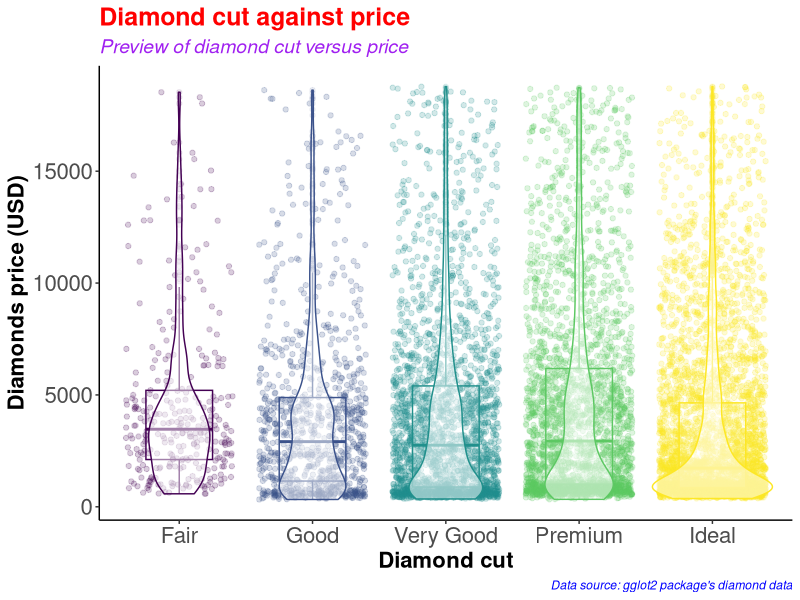
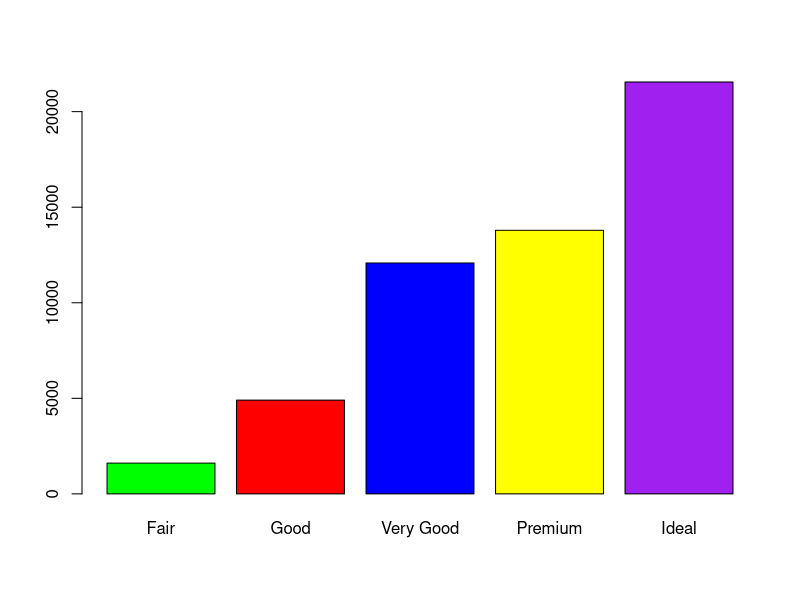
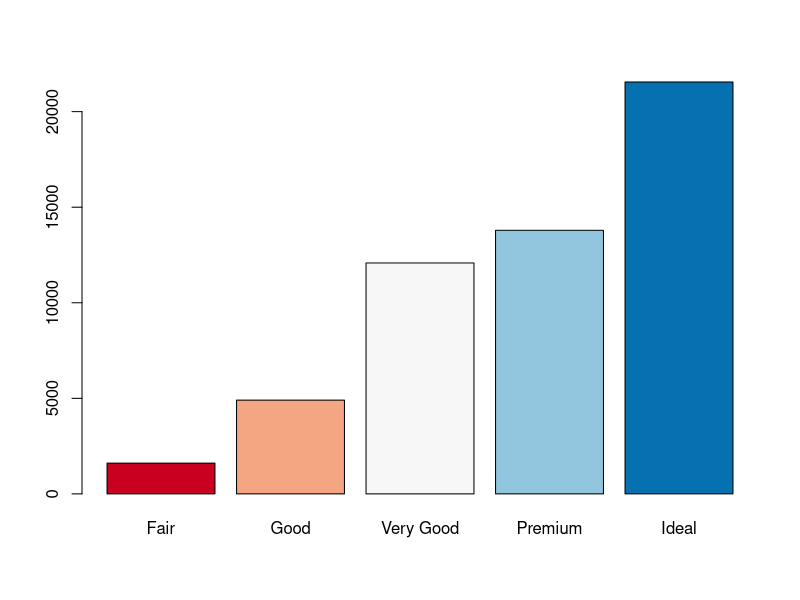
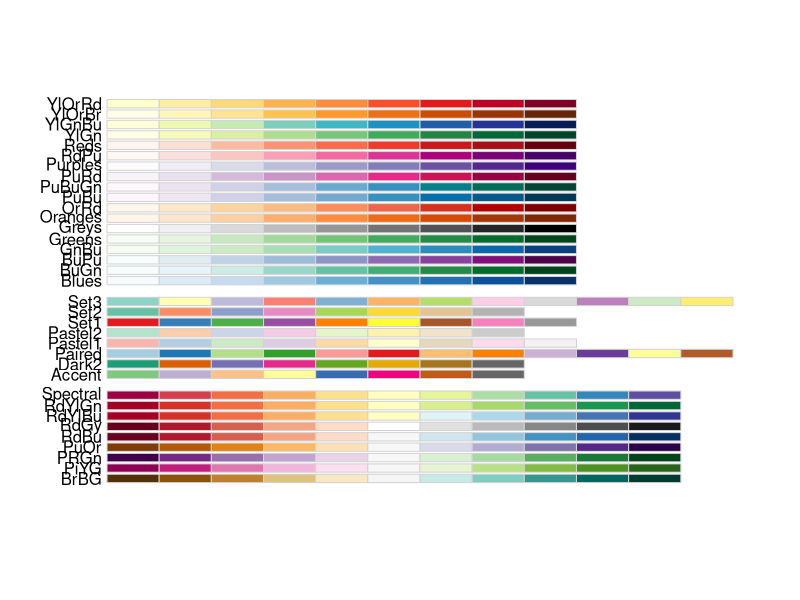
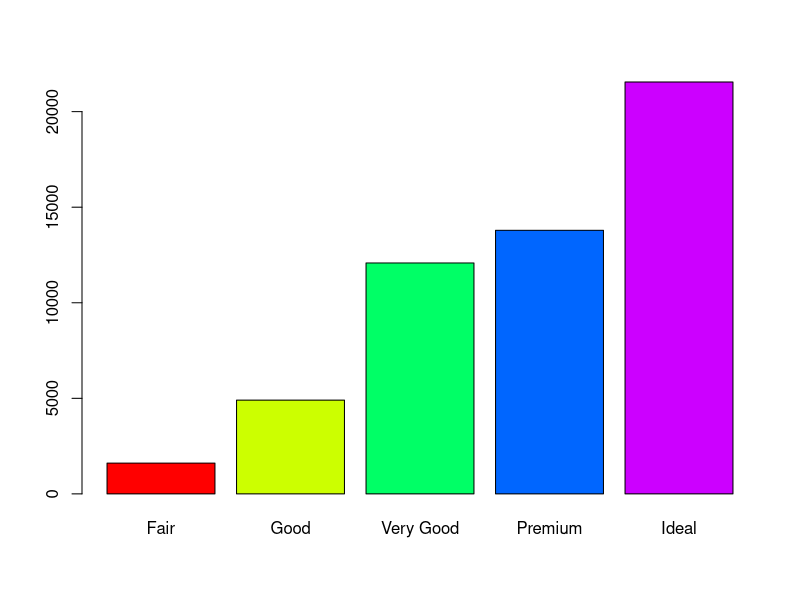
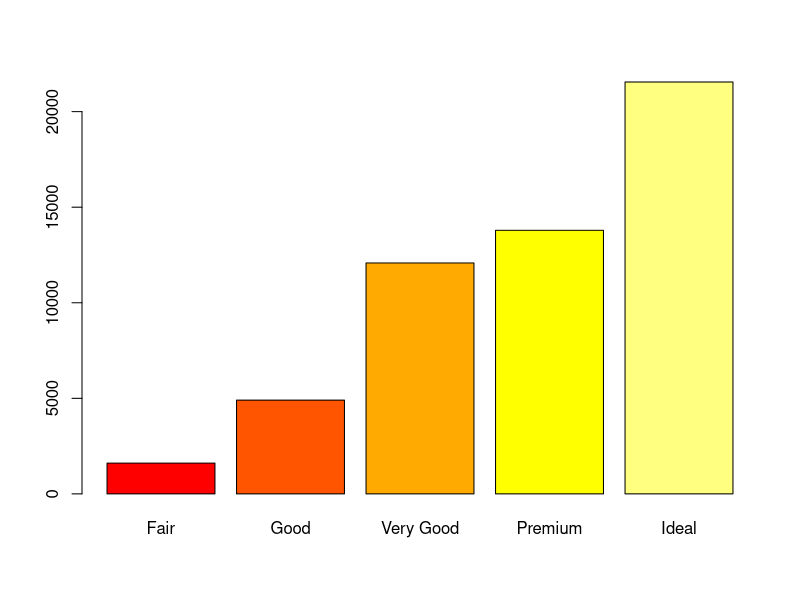
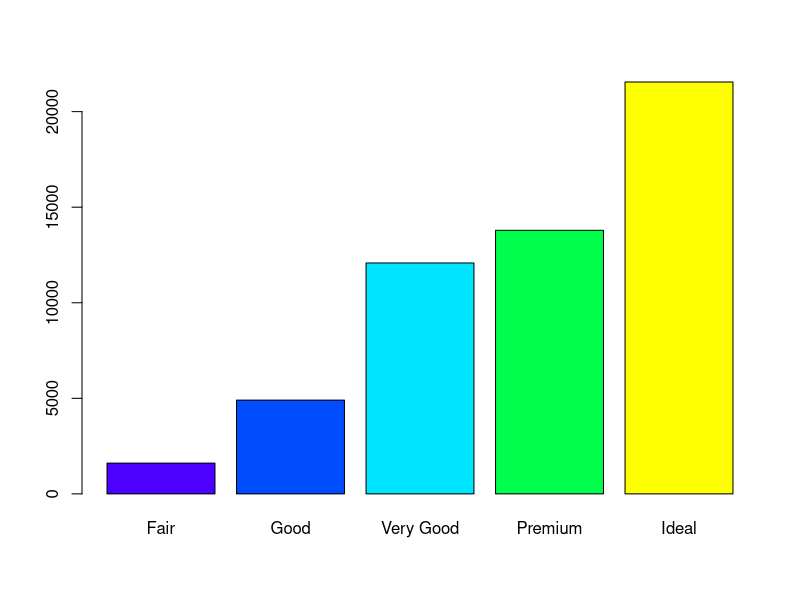
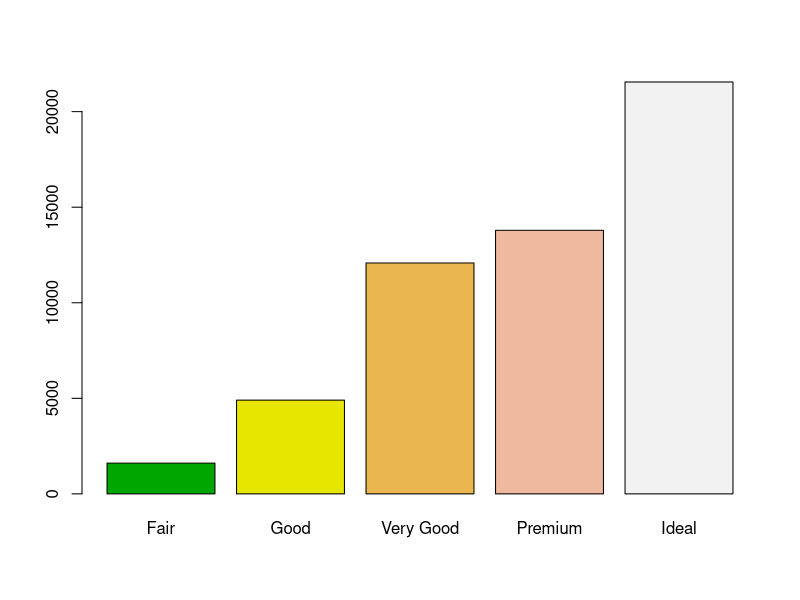

Generate these figures, in order, with R:
#########################################
# Name: Wyclife Agumba Oluoch           #   
# E-mail: wyclifeoluoch@gmail.com       #
# GitHub: https://github.com/Wycology   #
# Task: Boxplot and violin plots in one #
# Date: 4th Jan 2021                    #
# Last edited: 20th Mar 2021            #
#########################################

# Loading the necessary libraries for the project
library(tidyverse) # This is for data wrangling and plotting
library(RColorBrewer) # This is for generating color pallets for the plots.

diamonds_df <- diamonds # Saving the diamonds data-set to a new object in R.

head(diamonds) # Checking the variables in the data-set for subsequent analyses
nrow(diamonds) # Checking for the number of rows in the data. 53940 observations
ncol(diamonds) # Checking the number of variables in the data-set. 10 variables

diamonds_df %>% # Picking the diamonds data object, and then
  slice_sample(n = 0.2*(nrow(diamonds))) %>% # Picking a portion of the data-set
  ggplot(aes(x = cut, y = price, color = cut)) + # Adding the mapping variables
  geom_point(position = "jitter", alpha = 0.2) + # Adding jitter and alpha
  geom_boxplot(alpha = 0.1, width = 0.5) + # Modifying dimensions of the boxplot 
  geom_violin(alpha = 0.5) + # Adding violin plot on top of the box and jitter
  theme_classic() + # Adding my preferred theme for publication.
  theme(legend.position = "none") + # Removing the legend; it is on the x-axis
  labs(x = "Diamond cut", # Labels the x-axis.
       y = "Diamonds price (USD)", # Labeling the y-axis
       title = "Diamond cut against price", # Setting tibble of the plot
       subtitle = "Preview of diamond cut versus price", # Descriptive title beneath TITLE
       caption = "Data source: gglot2 package's diamond data") +
  theme(axis.text = element_text(size=16), # Size of labels on tick-marks
        axis.title = element_text(size=16,face="bold")) + # Size of axis labels
  theme(plot.title = element_text(color = 'red', size = 18, face = 'bold'),
        plot.subtitle = element_text(color = 'purple', size = 14, face = 'italic'),
        plot.caption = element_text(color = 'blue', face = 'italic'))

diamonds %>% 
  filter(cut == 'Very Good') %>% 
  nrow()

diamonds %>% 
  select(cut) %>% 
  table() %>% 
  barplot(col = c('green', 'red', 'blue', 'yellow', 'purple'))

# Instead of specifying the colors, we can simply use the color brewer panel 

diamonds %>% 
  select(cut) %>% 
  table() %>% 
  barplot(col = brewer.pal(n = 5, name = "RdBu"))
# To display more brewer colors options to use, run the following function:

display.brewer.all()

# Can also use rainbow colors

diamonds %>% 
  select(cut) %>% 
  table() %>% 
  barplot(col = rainbow(5))

# Can also use heat.colors
diamonds %>% 
  select(cut) %>% 
  table() %>% 
  barplot(col = heat.colors(5))

# Can also use topographic colors

diamonds %>% 
  select(cut) %>% 
  table() %>% 
  barplot(col = topo.colors(5))

# Can also use terrain colors
diamonds %>% 
  select(cut) %>% 
  table() %>% 
  barplot(col = terrain.colors(5))

# Can also use cm.colors
diamonds %>% 
  select(cut) %>% 
  table() %>% 
  barplot(col = cm.colors(5))

?getData
# That is awesome. Good for the day.
